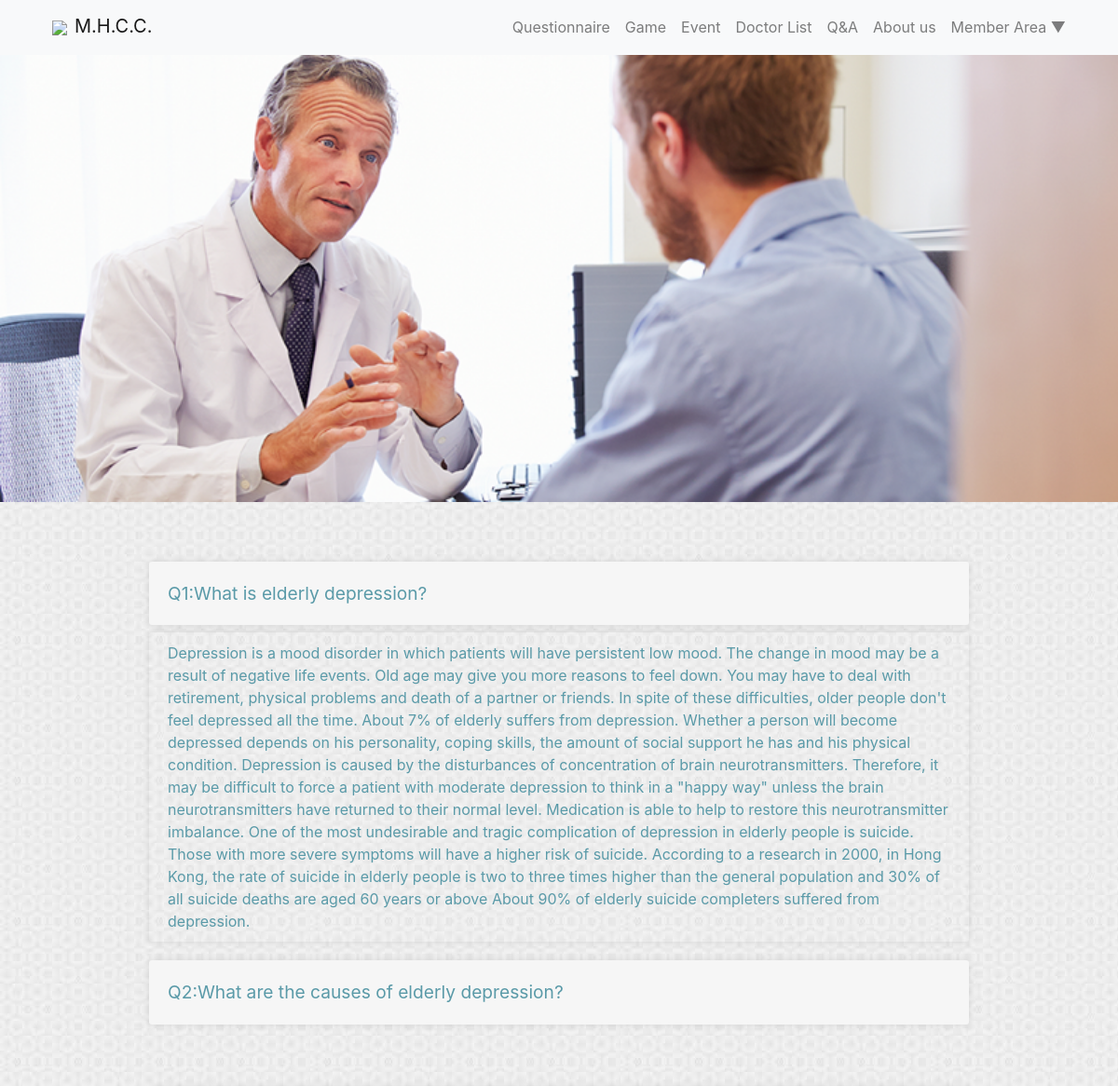
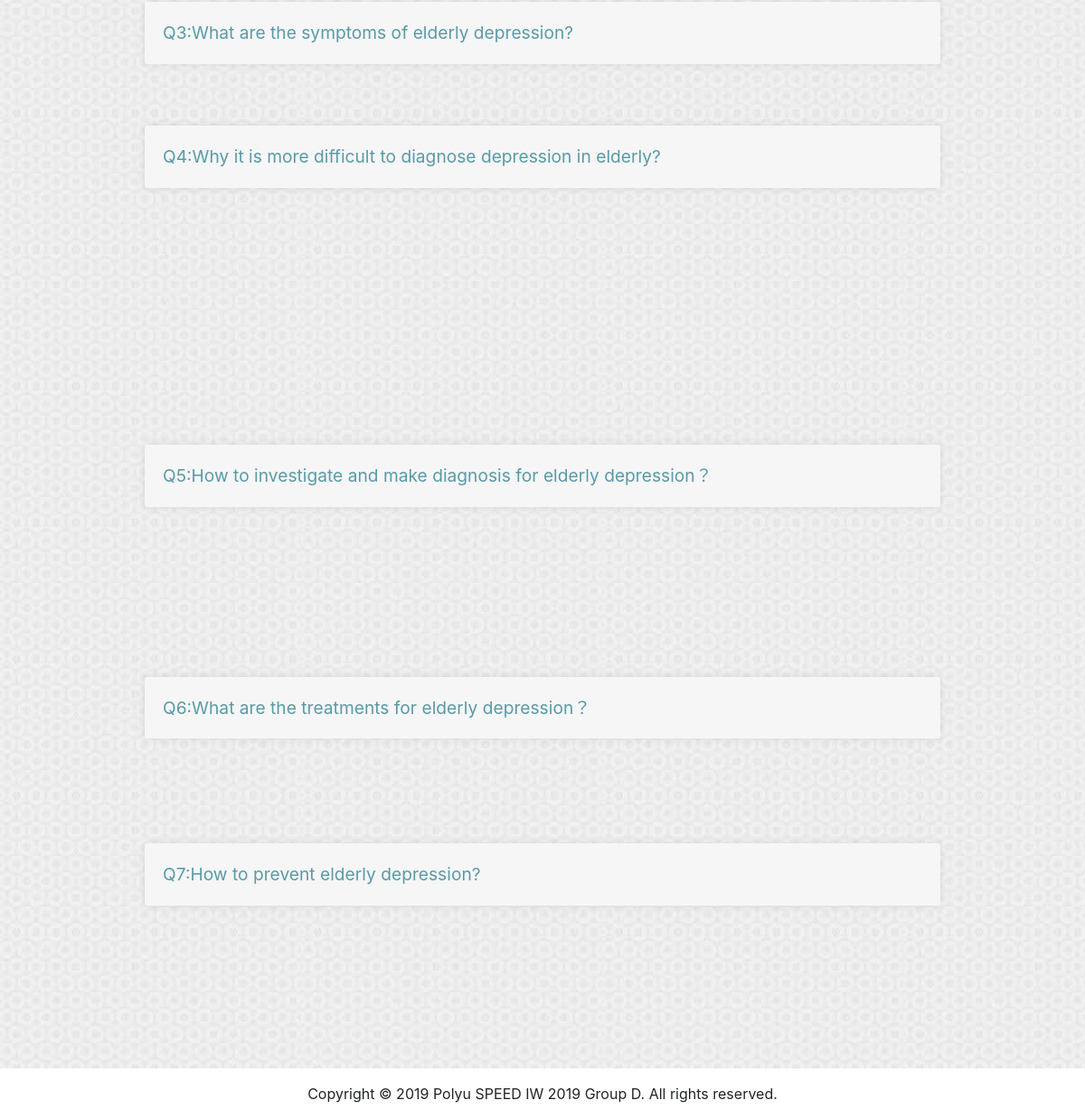
Page /QandA.php on the committed database (2 pictures, top to bottom).
### tables this page shows
CREATE TABLE fqa( 

fqaid INT AUTO_INCREMENT PRIMARY KEY NOT NULL,  

question varchar(300) NOT NULL,  

answer varchar(2000) NOT NULL 

);

### QandA.php (the view, shortened to what this page needs)
<!DOCTYPE html>
<html>
<link rel="stylesheet" type="text/css" href="css/bootstrap.css">
<link rel="stylesheet" type="text/css" href="css/style.css">
<link rel="stylesheet" type="text/css" href="css/QandA.css">
<head>
</head>
<body>
    <?php
		include 'NavgationBar.php';
	?>
    <section class="subpage_banner">
    </section>
    <section class="content_bg">
        <section>
<?php
$pdo  = new PDO('mysql:host=localhost;dbname=spd4517', 'root', 'hkcc1234');
$sql  = "SELECT * FROM fqa";
$stmt = $pdo->query($sql);
foreach($stmt as $n => $row){
    echo "<label class='animate' for='q".$row["fqaid"]."'>Q".($n+1).":".$row["question"]."</label>";
    echo "<p class='response animate'>".$row["answer"]."</p>";
}
?>
        </section>
    </section>
    <footer class="nav-down py-3">
        Copyright © 2019 Polyu SPEED IW 2019 Group D. All rights reserved.
    </footer>
</body>
</html>

### css/style.css (style rules this page uses)
.content_bg { background-image: url('../images/bgimage.jpg'); background-repeat: repeat; background-size: unset !important; background-position: unset !important; }
.subpage_banner { background: url(../images/banner.png); background-repeat: no-repeat; background-size: 100% auto; height: 60vh; }
.nav-down { text-align: center; }

### css/QandA.css (style rules this page uses)
body { box-sizing: border-box; }
section { padding-top: 2em; padding-bottom: 2em; padding-right: 5em; padding-left: 5em; }
.animate { transition: all .3s; }
input[name=question]+label { position: relative; display: block; padding: 20px 20px; font-size: 1.2em; cursor: pointer; background: rgba(246, 246, 246, 1); color: #5a9aa8; z-index: 2; box-shadow: 0 0 10px rgba(0, 0, 0, .1); border-radius: 3px; }
.response { position: relative; color: #5a9aa8; padding: 10px 20px; -webkit-transform: translate3d(0, -40px, 0) rotate(-.5deg); z-index: 1; box-shadow: 0 0 10px rgba(0, 0, 0, .1); opacity: 0; border-radius: 3px; }
input[name=question]:checked+label { background: #F6F6F6; color: #5a9aa8; }
input[name=question]:checked+label+.response { opacity: 1; visibility: visible; padding: 10px 20px; -webkit-transform: translate3d(0, 0, 0) rotate(0deg); -webkit-filter: blur(0px); margin-bottom: 20px; color: #5a9aa8; }

### rows in the picture
fqa: question "What is elderly depression?", answer "Depression is a mood disorder in which patients will have persistent low mood. The change in mood may be a result of negative life events. Old age may give you more reasons to feel down. You may have to deal with retirement, physical problems and death of a partner or friends. In spite of these difficulties, older people don't feel depressed all the time. About 7% of elderly suffers from depression. Whether a person will become depressed depends on his personality, coping skills, the amount of social support he has and his physical condition. Depression is caused by the disturbances of concentration of brain neurotransmitters. Therefore, it may be difficult to force a patient with moderate…"
fqa: question "What are the causes of elderly depression?"
fqa: question "What are the symptoms of elderly depression?"
fqa: question "Why it is more difficult to diagnose depression in elderly?"
fqa: question "How to investigate and make diagnosis for elderly depression？"
fqa: question "What are the treatments for elderly depression？"
fqa: question "How to prevent elderly depression?"
